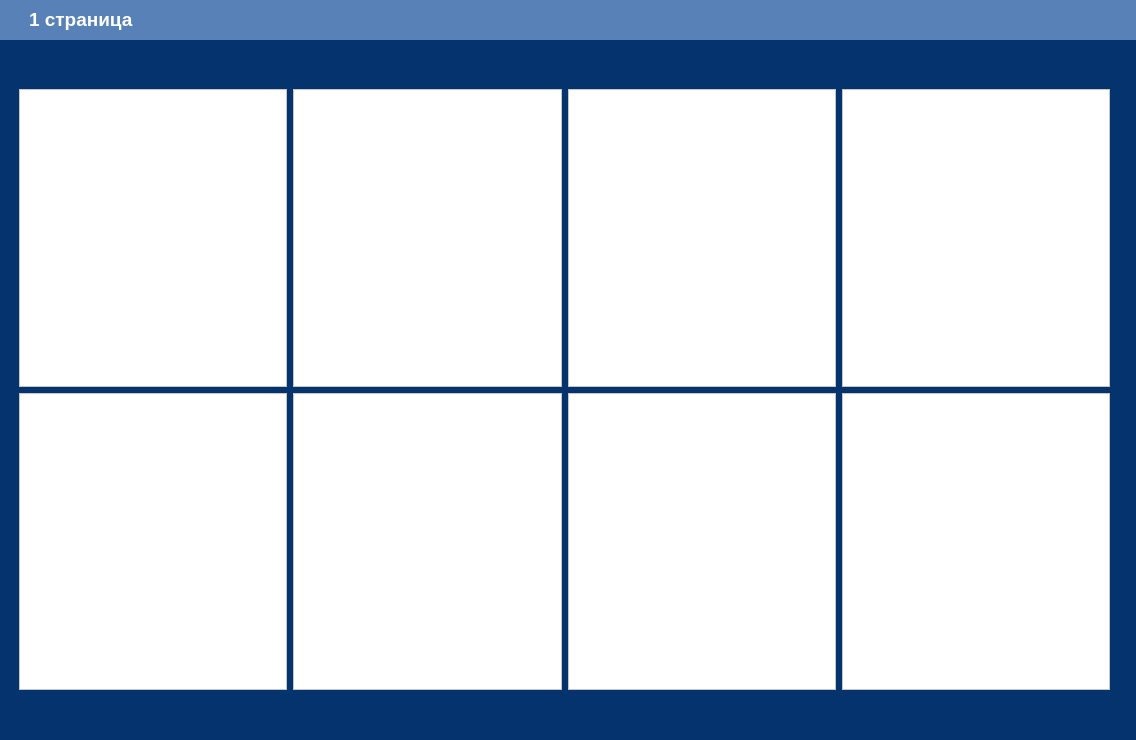
<?xml version="1.0" encoding="UTF-8"?>
<ui version="4.0">
 <class>Dialog</class>
 <widget class="QDialog" name="Dialog">
  <property name="geometry">
   <rect>
    <x>0</x>
    <y>0</y>
    <width>1136</width>
    <height>740</height>
   </rect>
  </property>
  <property name="windowTitle">
   <string>Dialog</string>
  </property>
  <widget class="QWidget" name="verticalLayoutWidget">
   <property name="geometry">
    <rect>
     <x>-1</x>
     <y>-1</y>
     <width>1141</width>
     <height>741</height>
    </rect>
   </property>
   <layout class="QVBoxLayout" name="verticalLayout">
    <item>
     <widget class="QStackedWidget" name="stackedWidget">
      <property name="styleSheet">
       <string notr="true">background-color: rgb(5, 51, 110);</string>
      </property>
      <property name="currentIndex">
       <number>0</number>
      </property>
      <widget class="QWidget" name="page">
       <widget class="QLabel" name="label_2">
        <property name="geometry">
         <rect>
          <x>0</x>
          <y>0</y>
          <width>1141</width>
          <height>41</height>
         </rect>
        </property>
        <property name="styleSheet">
         <string notr="true">background-color: rgb(88, 129, 183);</string>
        </property>
        <property name="text">
         <string/>
        </property>
       </widget>
       <widget class="QWidget" name="gridLayoutWidget">
        <property name="geometry">
         <rect>
          <x>20</x>
          <y>90</y>
          <width>1091</width>
          <height>601</height>
         </rect>
        </property>
        <layout class="QGridLayout" name="gridLayout">
         <item row="0" column="7">
          <widget class="QGraphicsView" name="graphicsView_2">
           <property name="styleSheet">
            <string notr="true">background-color: rgb(255, 255, 255);</string>
           </property>
          </widget>
         </item>
         <item row="1" column="7">
          <widget class="QGraphicsView" name="graphicsView">
           <property name="styleSheet">
            <string notr="true">background-color: rgb(255, 255, 255);</string>
           </property>
          </widget>
         </item>
         <item row="0" column="6">
          <widget class="QGraphicsView" name="graphicsView_5">
           <property name="styleSheet">
            <string notr="true">background-color: rgb(255, 255, 255);</string>
           </property>
          </widget>
         </item>
         <item row="1" column="4">
          <widget class="QGraphicsView" name="graphicsView_6">
           <property name="styleSheet">
            <string notr="true">background-color: rgb(255, 255, 255);</string>
           </property>
          </widget>
         </item>
         <item row="1" column="3">
          <widget class="QGraphicsView" name="graphicsView_3">
           <property name="styleSheet">
            <string notr="true">background-color: rgb(255, 255, 255);</string>
           </property>
          </widget>
         </item>
         <item row="1" column="6">
          <widget class="QGraphicsView" name="graphicsView_4">
           <property name="styleSheet">
            <string notr="true">background-color: rgb(255, 255, 255);</string>
           </property>
          </widget>
         </item>
         <item row="0" column="4">
          <widget class="QGraphicsView" name="graphicsView_8">
           <property name="styleSheet">
            <string notr="true">background-color: rgb(255, 255, 255);</string>
           </property>
          </widget>
         </item>
         <item row="0" column="3">
          <widget class="QGraphicsView" name="graphicsView_7">
           <property name="styleSheet">
            <string notr="true">background-color: rgb(255, 255, 255);</string>
           </property>
          </widget>
         </item>
        </layout>
       </widget>
       <widget class="QLabel" name="label_3">
        <property name="geometry">
         <rect>
          <x>30</x>
          <y>10</y>
          <width>121</width>
          <height>21</height>
         </rect>
        </property>
        <property name="font">
         <font>
          <family>Cantarell</family>
          <pointsize>14</pointsize>
          <weight>75</weight>
          <bold>true</bold>
         </font>
        </property>
        <property name="styleSheet">
         <string notr="true">color: rgb(255, 255, 255);
background-color: rgb(88, 129, 183);</string>
        </property>
        <property name="text">
         <string>1 страница</string>
        </property>
       </widget>
      </widget>
      <widget class="QWidget" name="page_2">
       <widget class="QLabel" name="label">
        <property name="geometry">
         <rect>
          <x>0</x>
          <y>0</y>
          <width>1141</width>
          <height>41</height>
         </rect>
        </property>
        <property name="styleSheet">
         <string notr="true">
background-color: rgb(88, 129, 183);</string>
        </property>
        <property name="text">
         <string/>
        </property>
       </widget>
       <widget class="QWidget" name="gridLayoutWidget_2">
        <property name="geometry">
         <rect>
          <x>20</x>
          <y>90</y>
          <width>1091</width>
          <height>601</height>
         </rect>
        </property>
        <layout class="QGridLayout" name="gridLayout_2">
         <item row="0" column="7">
          <widget class="QGraphicsView" name="graphicsView_9">
           <property name="styleSheet">
            <string notr="true">background-color: rgb(255, 255, 255);</string>
           </property>
          </widget>
         </item>
         <item row="1" column="7">
          <widget class="QGraphicsView" name="graphicsView_10">
           <property name="styleSheet">
            <string notr="true">background-color: rgb(255, 255, 255);</string>
           </property>
          </widget>
         </item>
         <item row="0" column="6">
          <widget class="QGraphicsView" name="graphicsView_11">
           <property name="styleSheet">
            <string notr="true">background-color: rgb(255, 255, 255);</string>
           </property>
          </widget>
         </item>
         <item row="1" column="4">
          <widget class="QGraphicsView" name="graphicsView_12">
           <property name="styleSheet">
            <string notr="true">background-color: rgb(255, 255, 255);</string>
           </property>
          </widget>
         </item>
         <item row="1" column="3">
          <widget class="QGraphicsView" name="graphicsView_13">
           <property name="styleSheet">
            <string notr="true">background-color: rgb(255, 255, 255);</string>
           </property>
          </widget>
         </item>
         <item row="1" column="6">
          <widget class="QGraphicsView" name="graphicsView_14">
           <property name="styleSheet">
            <string notr="true">background-color: rgb(255, 255, 255);</string>
           </property>
          </widget>
         </item>
         <item row="0" column="4">
          <widget class="QGraphicsView" name="graphicsView_15">
           <property name="styleSheet">
            <string notr="true">background-color: rgb(255, 255, 255);</string>
           </property>
          </widget>
         </item>
         <item row="0" column="3">
          <widget class="QGraphicsView" name="graphicsView_16">
           <property name="styleSheet">
            <string notr="true">background-color: rgb(255, 255, 255);</string>
           </property>
          </widget>
         </item>
        </layout>
       </widget>
       <widget class="QLabel" name="label_4">
        <property name="geometry">
         <rect>
          <x>30</x>
          <y>10</y>
          <width>121</width>
          <height>21</height>
         </rect>
        </property>
        <property name="font">
         <font>
          <family>Cantarell</family>
          <pointsize>14</pointsize>
          <weight>75</weight>
          <bold>true</bold>
         </font>
        </property>
        <property name="styleSheet">
         <string notr="true">color: rgb(255, 255, 255);
background-color: rgb(88, 129, 183);</string>
        </property>
        <property name="text">
         <string>2 страница</string>
        </property>
       </widget>
      </widget>
     </widget>
    </item>
   </layout>
  </widget>
 </widget>
 <resources/>
 <connections/>
</ui>
